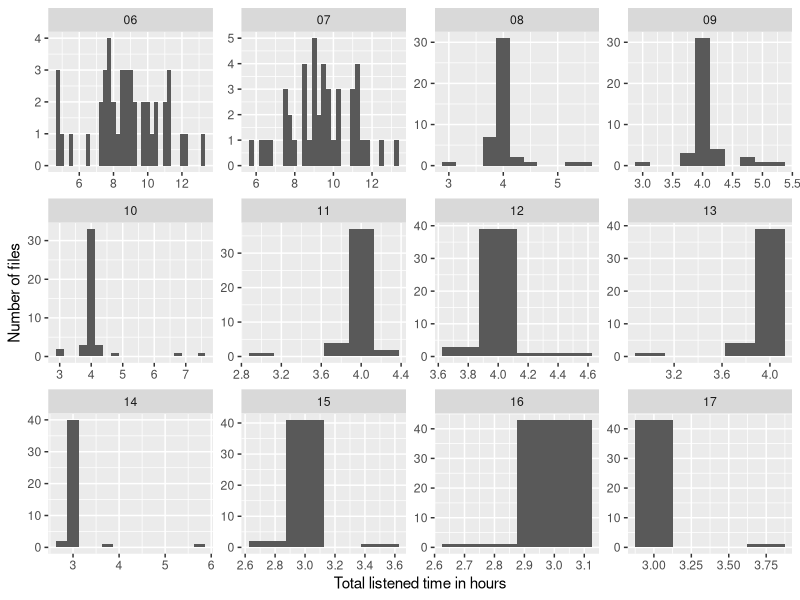
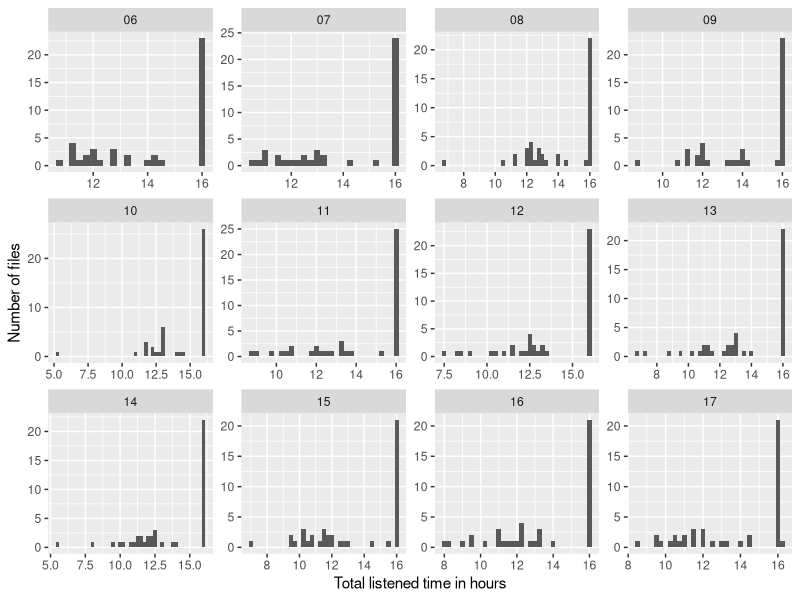

These charts were generated, in order, by the following R code: (Note: this script raises an error after producing the figures.)
## ---- chunk 1
knitr::opts_chunk$set(echo = TRUE)
#knitr::opts_knit$set(root.dir = normalizePath(".."))
#eb: i commented out the above so paths will work as they should; under
# knit you always want the knit directory to be the *project* directory
library(tidyverse)
library(kableExtra)
library(skimr)

## ---- chunk 2

listened_time <- read_csv(
  "../output/Total_Listen_Time_Summary.csv",
  col_types = cols(
    filename = col_character(),
    subregion_time = col_double(),
    skip_time = col_double(),
    num_makeup_region = col_double(),
    num_subregion_with_annot = col_double(),
    total_listen_time = col_double(),
    num_extra_region = col_double(),
    silence_time = col_double(),
    num_surplus_region = col_double(),
    surplus_time = col_double(),
    makeup_time = col_double(),
    extra_time = col_double(),
    skip_silence_overlap_hour = col_double(),
    end_time = col_double(),
    silence_raw_hour = col_double(),
    subregion_raw_hour = col_double(),
    num_raw_subregion = col_double(),
    positions = col_character(),
    ranks = col_character(),
    annotation_counts_raw = col_character()
  )) %>%
  # All *_time columns are in milliseconds, add their hour counterparts
  mutate(across(.cols = ends_with('_time'), ~ .x / (60 * 60 * 1000), .names = '{.col}_hour')) %>%
  # Some of the "_hour" columns were already in the csv, round all of them to 2 decimal places.
  mutate(across(.cols = ends_with('_hour'), ~ round(.x, 2))) %>%
  # Enforce order for consistency with the older Python code
  relocate(extra_time_hour,makeup_time_hour,surplus_time_hour,silence_time_hour,
           subregion_time_hour,skip_time_hour,end_time_hour,total_listen_time_hour,
           silence_raw_hour,subregion_raw_hour, .after = last_col())

listened_time_with_months <- listened_time %>% 
  separate(filename, into = c("subj","month"), sep = "_", extra="drop",remove=F)
skim(listened_time_with_months)
## ---- chunk 3
avgs <- listened_time_with_months %>% 
  group_by(month) %>% 
  summarise(mean_listen_time = round(mean(total_listen_time_hour), 2),
            sd_listen_time = round(sd(total_listen_time_hour),2),
            max = max(total_listen_time_hour), 
            min = min(total_listen_time_hour)
            )
knitr::kable(
  avgs,
  caption = "Mean, maximum and minimum listened time per month in hours"
) %>%
  kable_styling(bootstrap_options = c("striped", "hover", "condensed"), full_width = T, fixed_thead = T)

## ---- chunk 4
avgs_silence <- listened_time_with_months %>% 
  group_by(month) %>% 
  summarise(mean_silence_time = round(mean(silence_raw_hour), 2),
            sd_silence_time = round(sd(silence_raw_hour),2),
            max = max(silence_raw_hour), 
            min = min(silence_raw_hour),
            mean_length_of_recording = round(mean(end_time_hour), 2),
            sd_recording_length = round(sd(end_time_hour),2),
            max_length = max(end_time_hour), 
            min_length = min(end_time_hour),)
knitr::kable(
  avgs_silence,
  caption = "Mean, maximum and minimum silence time per month in hours"
) %>%
  kable_styling(bootstrap_options = c("striped", "hover", "condensed"), full_width = T, fixed_thead = T)

## ---- chunk 5
knitr::kable(
  listened_time_with_months[1:5,] %>% select(filename, ends_with("hour")),
  caption = "A tibble of listened time csv file"
) %>%
    kable_styling(bootstrap_options = c("striped", "hover", "condensed"), full_width = F, position = 'left')
## ---- chunk 6
ggplot(data = listened_time_with_months) + geom_histogram(mapping = aes(x = total_listen_time_hour),binwidth=.25) + facet_wrap(~ month, scales = "free") +
  labs(x = "Total listened time in hours", y = "Number of files")
## ---- chunk 7
ggplot(data = listened_time_with_months) + geom_histogram(mapping = aes(x = end_time_hour),binwidth=.25) + facet_wrap(~ month, scales = "free") +
  labs(x = "Total listened time in hours", y = "Number of files")
## ---- chunk 8
headers <- c(
  "filename", 
  "month", 
  "silence_time_hour", 
  "skip_time_hour", 
  "skip_silence_overlap_hour", 
  "end_time_hour", 
  "total_listen_time_hour"
  )
sixseven_summary <- 
  listened_time_with_months %>%
  select(headers) %>%
  filter(month %in% c("06","07") & (total_listen_time_hour>12 | total_listen_time_hour<8)) %>%
  mutate(calculation_of_listen_time_hour = sprintf("= %s - (%s + %s - %s)", end_time_hour, skip_time_hour, silence_time_hour, skip_silence_overlap_hour)) %>%
  arrange(filename)

write_csv(sixseven_summary, 'sixseven_problems')

knitr::kable(sixseven_summary) %>%
  kable_styling(bootstrap_options = c("striped", "hover", "condensed", "bordered"), full_width = F, fixed_thead = T)
## ---- chunk 9
alternative <- listened_time_with_months %>%
  filter(month %in% c("06", "07")) %>%
  select(headers) %>%
  mutate(case1 = end_time_hour - (silence_time_hour - skip_silence_overlap_hour), case2 = end_time_hour - silence_time_hour) %>%
  filter(case1 > 12 | case1 < 8 | case2 > 12 | case2 < 8) %>% 
  arrange(total_listen_time_hour)

knitr::kable(alternative) %>%
  kable_styling(bootstrap_options = c("striped", "hover", "condensed", "bordered"), full_width = F, fixed_thead = T)
## ---- chunk 10
eight2thirteen <- 
  listened_time_with_months %>% 
  filter(month %in% c("08","09","10","11","12","13") & (total_listen_time_hour>4.25 | total_listen_time_hour<3.75 | num_raw_subregion<5)) %>%
  select(filename, month, ends_with("hour"),  -skip_silence_overlap_hour, contains("raw"), -annotation_counts_raw) %>% 
  arrange(filename)

write_csv(eight2thirteen, 'eight2thirteen_problems')

listened_time_with_months %>% 
   filter(month %in% c("08","09","10","11","12","13") & num_raw_subregion<5) %>% 
  select(filename, month, ends_with("hour"),  -skip_silence_overlap_hour, contains("raw"), -annotation_counts_raw) %>% 
  arrange(total_listen_time_hour) %>%
  knitr::kable() %>%
  kable_styling(bootstrap_options = c("striped", "hover", "condensed", "bordered"), full_width = F, fixed_thead = T)

## ---- chunk 11
knitr::kable(eight2thirteen, table.attr='class="bigTable"') %>%
    kable_styling(bootstrap_options = c("striped", "hover", "condensed", "bordered"), full_width = F, fixed_thead = T, position="left")
## ---- chunk 12
fourteen2seventeen <-
  listened_time_with_months %>% 
  filter(month %in% c("14","15","16","17") & (total_listen_time_hour>3.25 | total_listen_time_hour<2.75)) %>%
  select(filename, month, ends_with("hour"),  -skip_silence_overlap_hour, contains("raw"), -annotation_counts_raw) %>% 
  arrange(filename)

write_csv(fourteen2seventeen, 'fourteen2seventeen_problems')
listened_time_with_months %>% 
   filter(month %in% c("14","15","16","17") & num_raw_subregion<5) %>% 
  select(filename, month, ends_with("hour"),  -skip_silence_overlap_hour, contains("raw"), -annotation_counts_raw) %>% 
  arrange(total_listen_time_hour) %>%
  knitr::kable() %>%
  kable_styling(bootstrap_options = c("striped", "hover", "condensed", "bordered"), full_width = F, fixed_thead = T)
## ---- chunk 13
knitr::kable(fourteen2seventeen) %>%
      kable_styling(bootstrap_options = c("striped", "hover", "condensed", "bordered"), full_width = F, fixed_thead = T, position="left")
## ---- chunk 14
bind_rows(eight2thirteen, fourteen2seventeen) %>%
    mutate(
        without_surplus = total_listen_time_hour - surplus_time_hour
    ) %>%
    filter(
        total_listen_time_hour != without_surplus
    ) %>%
  select(filename, total_listen_time_hour, without_surplus, everything()) %>%
  knitr::kable() %>%
  kable_styling(bootstrap_options = c("striped", "hover", "condensed", "bordered"), full_width = F, fixed_thead = T)
## ---- chunk 15
mini_listened_time_data <- listened_time_with_months %>% 
  dplyr::select(filename, subj, month, positions, ranks, annotation_counts_raw)

ranks_fixed <- mini_listened_time_data %>% 
  separate(ranks,  into= c("r1","r2","r3","r4","r5"), sep = "', '", remove = F) %>% 
  mutate( r1 = str_extract(r1, "\\d"),
          r2 = str_extract(r2, "\\d"),
          r3 = str_extract(r3, "\\d"),
          r4 = str_extract(r4, "\\d"),
          r5 = str_extract(r5, "\\d")) 

ranks_long <- ranks_fixed %>%  
  dplyr::select(filename, subj, month, r1:r5) %>% 
  pivot_longer(cols = r1:r5, names_to = "slot", values_to = "rank") %>% 
  mutate(slot = str_extract(slot, "\\d"))

positions_fixed <- mini_listened_time_data %>% 
  separate(positions,  into= c("p1","p2","p3","p4","p5"), sep = "', '", remove = F) %>%
  mutate( p1 = str_extract(p1, "\\d"),
          p2 = str_extract(p2, "\\d"),
          p3 = str_extract(p3, "\\d"),
          p4 = str_extract(p4, "\\d"),
          p5 = str_extract(p5, "\\d")) 

positions_long <- positions_fixed %>% 
  dplyr::select(filename, subj, month, p1:p5) %>% 
  pivot_longer(cols = p1:p5, names_to = "slot", values_to = "position") %>% 
  mutate(slot = str_extract(slot, "\\d"))

counts_fixed <- mini_listened_time_data %>%
  separate(annotation_counts_raw, into= c("c1","c2","c3","c4","c5"), sep = ",", remove = F) %>%
  mutate( c1 = str_extract(c1, "\\d+"),
          c2 = str_extract(c2, "\\d+"),
          c3 = str_extract(c3, "\\d+"),
          c4 = str_extract(c4, "\\d+"),
          c5 = str_extract(c5, '\\d+')
    )

counts_long <- counts_fixed %>%
  select(filename, subj, month, c1:c5) %>%
  pivot_longer(cols = c1:c5, names_to = 'slot', values_to = 'counts') %>%
  mutate(slot = str_extract(slot, '\\d'))

voila <- positions_long %>%
  left_join(ranks_long) %>%
  left_join(counts_long)
## ---- chunk 16
final <- 
  voila %>%
  filter(!(month %in% c('06', '07'))) %>%
  arrange(filename, position) %>%
  select(-slot)

skim(final)

# t1 <- final %>%
#   semi_join(eight2thirteen, by="filename")
# t2 <- final %>%
#   semi_join(fourteen2seventeen, by="filename")

# knitr::kable(t1, caption = 'Subregion summary for months 8 to 13') %>%
#       kable_styling(bootstrap_options = c("striped", "hover", "condensed", "bordered"), full_width = F, fixed_thead = T, position="left")
# 
# knitr::kable(t2, caption = 'Subregion summary for months 14 to 17') %>%
#       kable_styling(bootstrap_options = c("striped", "hover", "condensed", "bordered"), full_width = F, fixed_thead = T, position="left")
## ---- chunk 17
files_missing_rank <- final %>% 
  filter(is.na(rank)) %>% 
  group_by(filename, subj, month) %>% 
  summarise(num_sr_perfile = n_distinct(position)) %>% 
  arrange(num_sr_perfile, month)
files_missing_rank
## ---- chunk 18
  
final %>% 
  filter(month %in% c("08","09","10","11","12","13") & rank=="5" & counts != "0")

final %>% 
  filter(month %in% c("14","15","16","17") & (rank=="5"| rank=="4")  & counts != "0")

## ---- chunk 19
  
final %>% 
  filter(month %in% c("08","09","10","11","12","13") & rank!="5" & counts == "0")

final %>% 
  filter(month %in% c("14","15","16","17") & (rank!="5"&  rank!="4")  & counts == "0")

## ---- chunk 20
knitr::kable(final, caption = 'Subregion summary for the entire corpus') %>%
       kable_styling(bootstrap_options = c("striped", "hover", "condensed", "bordered"), full_width = F, fixed_thead = T, position="left")
## ---- chunk 21
counts_by_region <- 
  read_csv('../old_scripts/pre-Zhenya/output/counts_by_region.csv') %>%
  separate(filename, into = c("subj","month"), sep = "_", extra="drop",remove=F) %>%
  filter(!(month %in% c("06", "07"))) %>%
  mutate(inside = total - outside)

counts_by_region %>%
knitr::kable(caption = 'Annotation counts by subregion for the entire corpus') %>%
       kable_styling(bootstrap_options = c("striped", "hover", "condensed", "bordered"), full_width = F, fixed_thead = T, position="left")

## ---- chunk 22
timeline <- read_csv('../old_scripts/pre-Zhenya/output/timeline_data.csv')

timeline %>%
knitr::kable(caption = 'Timeline summary for the entire corpus') %>%
       kable_styling(bootstrap_options = c("striped", "hover", "condensed", "bordered"), full_width = F, fixed_thead = T, position="left")
